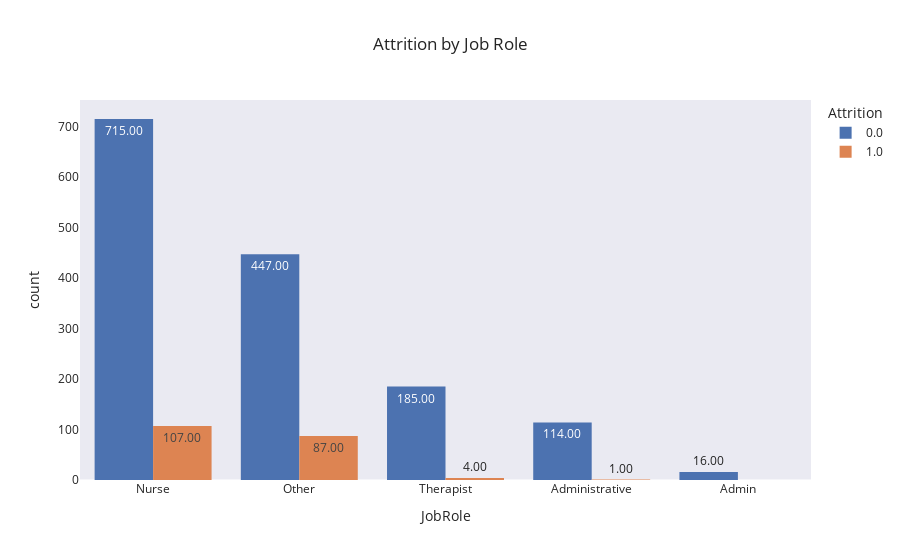

Notebook source saved alongside this figure:
### Code cell
fig = px.histogram(data,x="JobRole",color="Attrition",barmode="group",text_auto=".2f", template = 'seaborn',
             title = "Attrition by Job Role")
fig.update_xaxes(showgrid=False)
fig.update_yaxes(showgrid=False)
fig.show()

### Figure 1 — Plotly figure (JSON) as saved in the notebook; plotly's stock layout.template omitted (floating-point values rounded to 4 significant figures; data arrays with more than 128 entries replaced by an {"elided": "..."} marker saying what was removed)
{"data": [{"alignmentgroup": "True", "bingroup": "x", "hovertemplate": "Attrition=0.0<br>JobRole=%{x}<br>count=%{y}<extra></extra>", "legendgroup": "0.0", "marker": {"color": "rgb(76,114,176)", "pattern": {"shape": ""}}, "name": "0.0", "offsetgroup": "0.0", "orientation": "v", "showlegend": true, "texttemplate": "%{value:.2f}", "type": "histogram", "x": {"elided": "1477 str values"}, "xaxis": "x", "yaxis": "y"}, {"alignmentgroup": "True", "bingroup": "x", "hovertemplate": "Attrition=1.0<br>JobRole=%{x}<br>count=%{y}<extra></extra>", "legendgroup": "1.0", "marker": {"color": "rgb(221,132,82)", "pattern": {"shape": ""}}, "name": "1.0", "offsetgroup": "1.0", "orientation": "v", "showlegend": true, "texttemplate": "%{value:.2f}", "type": "histogram", "x": {"elided": "199 str values"}, "xaxis": "x", "yaxis": "y"}], "layout": {"barmode": "group", "legend": {"title": {"text": "Attrition"}, "tracegroupgap": 0}, "title": {"text": "Attrition by Job Role"}, "xaxis": {"anchor": "y", "domain": [0, 1], "showgrid": false, "title": {"text": "JobRole"}}, "yaxis": {"anchor": "x", "domain": [0, 1], "showgrid": false, "title": {"text": "count"}}}}
